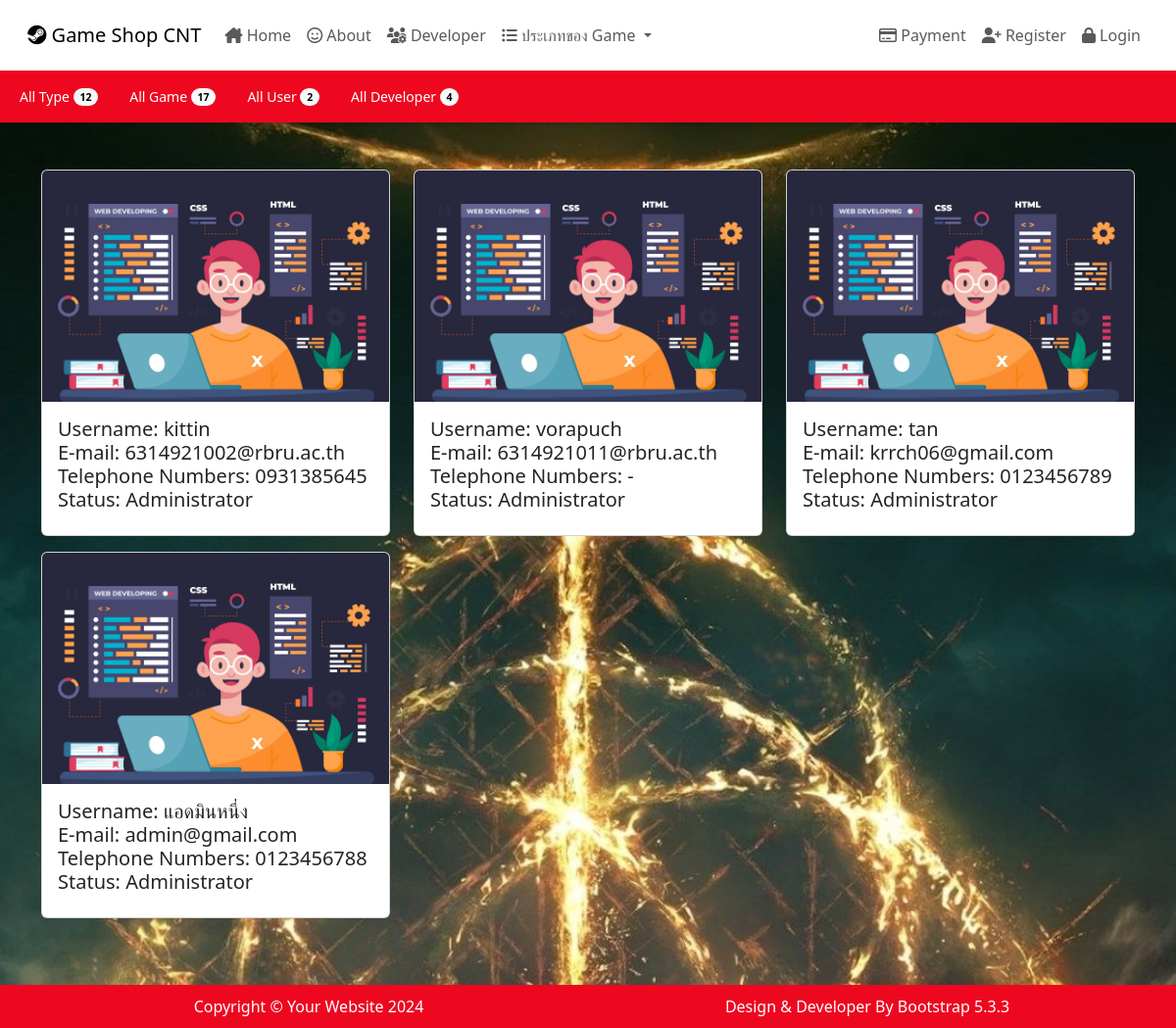
The page /developer.php on the database its author committed.
### tables this page shows
CREATE TABLE `user` (
  `user_id` int(100) UNSIGNED NOT NULL,
  `user_username` varchar(100) NOT NULL,
  `user_email` varchar(100) NOT NULL,
  `user_password` varchar(100) NOT NULL,
  `user_telephone` varchar(11) NOT NULL,
  `user_address` text NOT NULL,
  `user_status` enum('0','1') NOT NULL DEFAULT '0',
  `user_date` datetime NOT NULL
);

### developer.php (the view)
<!doctype html>
<html lang="en" data-bs-theme="auto">
<head>
    <?php require 'components/head.php'; ?>
    <?php include "connection/connectdb.php";
    $sql_dveloper = "SELECT * FROM user";
    $res_dveloper = mysqli_query($dbcon, $sql_dveloper);
    ?>
</head>
<body class="d-flex flex-column h-100">
    <?php require 'components/navbar.php' ?>
    <main class="container py-5 pt-5">
        <div class="row pb-5">
            <?php while ($row_dveloper = mysqli_fetch_assoc($res_dveloper)) { if ($row_dveloper['user_status'] == 1) { ?>
            <div class="col-md-4 pb-3">
                <div class="card">
                    <img src="assets/testimg/dev.jpg" class="card-img-top">
                    <div class="card-body">
                        <h5 class="card-title">
                            Username: <?php echo $row_dveloper['user_username']; ?><br>
                            E-mail: <?php echo $row_dveloper['user_email']; ?><br>
                            Telephone Numbers: <?php echo $row_dveloper['user_telephone']; ?><br>
                            Status: <?php echo "Administrator"; ?>
                        </h5>
                    </div>
                </div>
            </div>
            <?php } } ?>
        </div>
    </main>
    <?php require 'components/footer.php'; ?>
</body>
</html>

### components/head.php (shortened to what this page needs)
<link href="node_modules/bootstrap/dist/css/bootstrap.min.css" rel="stylesheet">
<link rel="stylesheet" href="assets/css/custom.css">
<link rel="stylesheet" href="node_modules/@fortawesome/fontawesome-free/css/all.css">
<link rel="stylesheet" href="node_modules/lightbox2/src/css/lightbox.css">
<link href="https://cdn.jsdelivr.net/npm/simple-datatables@7.1.2/dist/style.min.css" rel="stylesheet" />

### components/navbar.php (shortened to what this page needs)
<?php include "connection/connectdb.php";
$sql_type = "SELECT * FROM typeproduct";
$res_type = mysqli_query($dbcon, $sql_type);
$num_type = mysqli_num_rows($res_type);
$user_status0 = 0;
$sql_count_user = "SELECT * FROM user WHERE user_status='$user_status0'";
$q = mysqli_query($dbcon, $sql_count_user);
$num = mysqli_num_rows($q);
$user_status1 = 1;
$sql_count_admin = "SELECT * FROM user WHERE user_status='$user_status1'";
$q = mysqli_query($dbcon, $sql_count_admin);
$num_admin = mysqli_num_rows($q);
$sql_count_product = "SELECT * FROM product";
$q = mysqli_query($dbcon, $sql_count_product);
$num_product = mysqli_num_rows($q);
?>
<nav class="navbar navbar-expand-lg navbar-light bg-white p-3" aria-label="Main navigation">
    <div class="container-fluid">
        <a class="navbar-brand text-red" href="#"><i class="fa-brands fa-steam"></i> Game Shop CNT</a>
        <div class="navbar-collapse offcanvas-collapse" id="navbarsExampleDefault">
            <ul class="navbar-nav me-auto mb-2 mb-lg-0">
                <li class="nav-item">
                    <a class="nav-link" href="index"><i class="fa-solid fa-house-chimney"></i> Home</a>
                </li>
                <li class="nav-item">
                    <a class="nav-link" href="about"><i class="fa-regular fa-face-smile"></i> About</a>
                </li>
                <li class="nav-item">
                    <a class="nav-link" href="developer"><i class="fa-solid fa-users-gear"></i> Developer</a>
                </li>
                <li class="nav-item dropdown">
                    <a class="nav-link dropdown-toggle" href="#" role="button" data-bs-toggle="dropdown" aria-expanded="false">
                        <i class="fa-solid fa-list-ul"> </i> ประเภทของ Game
                    </a>
                </li>
            </ul>
            <ul class="navbar-nav mr-auto mb-2 mb-lg-0">
                <li class="nav-item">
                    <a class="nav-link" href="payment"><i class="fa-regular fa-credit-card"></i> Payment</a>
                </li>
                <?php if (isset($_SESSION['is_customer'])) { ?>
                    <li class="nav-item">
                        <a class="nav-link" href="customer"><i class="fa-solid fa-user-tie"></i> Customer</a>
                    </li>
                    <li class="nav-item">
                        <a class="nav-link" href="logout"><i class="fa-solid fa-right-to-bracket"></i> Logout</a>
                    </li>
                <?php } else { ?>
                    <li class="nav-item">
                        <a class="nav-link" href="frm_register"><i class="fa-solid fa-user-plus"></i> Register</a>
                    </li>
                    <li class="nav-item">
                        <a class="nav-link" href="frm_login"><i class="fa-solid fa-lock"></i> Login</a>
                    </li>
                <?php } ?>
            </ul>
        </div>
    </div>
</nav>
<div class="nav-scroller bg-red shadow-sm p-1">
    <nav class="nav" aria-label="Secondary navigation">
        <a class="nav-link" href="#">
            All Type
            <span class="badge text-bg-light rounded-pill align-text-bottom"><?php echo $num_type; ?></span>
        </a>
        <a class="nav-link" href="#">
            All Game
            <span class="badge text-bg-light rounded-pill align-text-bottom"><?php echo $num_product; ?></span>
        </a>
        <a class="nav-link" href="#">
            All User
            <span class="badge text-bg-light rounded-pill align-text-bottom"><?php echo $num; ?></span>
        </a>
        <a class="nav-link" href="#">
            All Developer
            <span class="badge text-bg-light rounded-pill align-text-bottom"><?php echo $num_admin; ?></span>
        </a>
    </nav>
</div>

### components/footer.php (shortened to what this page needs)
<footer class="footer">
    <div class="container">
        <center>
            <div class="row">
                <div class="col-md-6">
                    Copyright &copy; Your Website 2024
                </div>
                <div class="col-md-6">
                    Design & Developer By Bootstrap 5.3.3
                </div>
            </div>
        </center>
    </div>
</footer>

### assets/css/custom.css (style rules this page uses)
html { height: 100%; }
body { background-color: black !important; position: relative; margin: 0; min-height: 100%; }
.bg-red { background-color: #ed0820; }
.bg-white { background-color: white !important; }
.nav-scroller .nav { color: rgba(255, 255, 255, 0.75); }
.nav-scroller .nav-link { padding-top: 0.75rem; padding-bottom: 0.75rem; font-size: 0.875rem; color: white; }
footer { background-color: #ed0820; color: white; padding: 10px; position: fixed; display: grid; bottom: 0; width: 100%; }
a { text-decoration: none; color: white; }

### components/head.php (style rules this page uses)
body { background-image: url('assets/testimg/eldenring.jpg'); background-repeat: no-repeat; background-size: cover; }

### rows shown on the page
user: user_username "kittin", user_email "6314921002@rbru.ac.th", user_telephone "0931385645"
user: user_username "vorapuch", user_email "6314921011@rbru.ac.th", user_telephone "-"
user: user_username "tan", user_email "krrch06@gmail.com", user_telephone "0123456789"
user: user_username "แอดมินหนึ่ง", user_email "admin@gmail.com", user_telephone "0123456788"

### other values the page prints
$num_type "12"
$num_product "17"
$num "2"
$num_admin "4"
